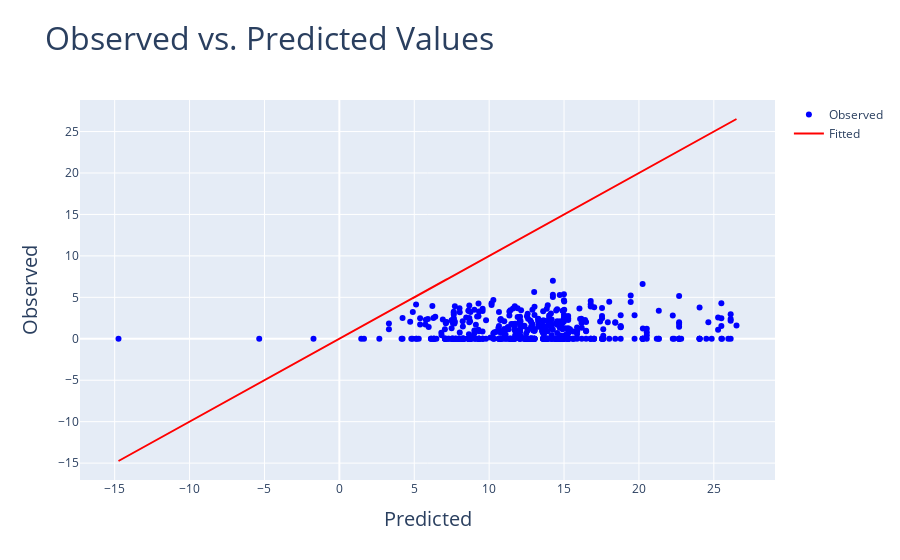

Write notebook code for a chart like this one.
### Code cell
linearity_test(model, y)

### Figure 1 — Plotly figure (JSON) as saved in the notebook; plotly's stock layout.template omitted (floating-point values rounded to 4 significant figures; data arrays with more than 128 entries replaced by an {"elided": "..."} marker saying what was removed)
{"data": [{"marker": {"color": "blue"}, "mode": "markers", "name": "Observed", "type": "scatter", "x": {"elided": "517 float values"}, "y": {"elided": "517 float values"}}, {"line": {"color": "red"}, "mode": "lines", "name": "Fitted", "type": "scatter", "x": {"elided": "517 float values"}, "y": {"elided": "517 float values"}}], "layout": {"title": {"font": {"size": 32}, "text": "Observed vs. Predicted Values"}, "xaxis": {"title": {"font": {"size": 20}, "text": "Predicted"}}, "yaxis": {"title": {"font": {"size": 20}, "text": "Observed"}}}}
